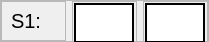
                      <widget class="QFrame" name="frame_58">
                       <property name="minimumSize">
                        <size>
                         <width>0</width>
                         <height>42</height>
                        </size>
                       </property>
                       <property name="maximumSize">
                        <size>
                         <width>16777215</width>
                         <height>42</height>
                        </size>
                       </property>
                       <property name="frameShape">
                        <enum>QFrame::StyledPanel</enum>
                       </property>
                       <property name="frameShadow">
                        <enum>QFrame::Raised</enum>
                       </property>
                       <layout class="QGridLayout" name="gridLayout_58">
                        <property name="leftMargin">
                         <number>0</number>
                        </property>
                        <property name="topMargin">
                         <number>0</number>
                        </property>
                        <property name="rightMargin">
                         <number>0</number>
                        </property>
                        <property name="bottomMargin">
                         <number>0</number>
                        </property>
                        <item row="0" column="0">
                         <widget class="QFrame" name="frame_54">
                          <property name="minimumSize">
                           <size>
                            <width>65</width>
                            <height>40</height>
                           </size>
                          </property>
                          <property name="maximumSize">
                           <size>
                            <width>65</width>
                            <height>40</height>
                           </size>
                          </property>
                          <property name="frameShape">
                           <enum>QFrame::StyledPanel</enum>
                          </property>
                          <property name="frameShadow">
                           <enum>QFrame::Raised</enum>
                          </property>
                          <layout class="QGridLayout" name="gridLayout_54">
                           <property name="topMargin">
                            <number>1</number>
                           </property>
                           <property name="bottomMargin">
                            <number>1</number>
                           </property>
                           <item row="0" column="0">
                            <widget class="QLabel" name="label_47">
                             <property name="maximumSize">
                              <size>
                               <width>16777215</width>
                               <height>20</height>
                              </size>
                             </property>
                             <property name="styleSheet">
                              <string notr="true">QLabel{
qproperty-alignment: AlignCenter;
font-size: 20px;
border: none;
}</string>
                             </property>
                             <property name="text">
                              <string>S1:</string>
                             </property>
                            </widget>
                           </item>
                          </layout>
                         </widget>
                        </item>
                        <item row="0" column="1">
                         <widget class="QFrame" name="frame_30">
                          <property name="minimumSize">
                           <size>
                            <width>65</width>
                            <height>45</height>
                           </size>
                          </property>
                          <property name="maximumSize">
                           <size>
                            <width>65</width>
                            <height>45</height>
                           </size>
                          </property>
                          <property name="frameShape">
                           <enum>QFrame::StyledPanel</enum>
                          </property>
                          <property name="frameShadow">
                           <enum>QFrame::Raised</enum>
                          </property>
                          <layout class="QGridLayout" name="gridLayout_50">
                           <property name="leftMargin">
                            <number>1</number>
                           </property>
                           <property name="topMargin">
                            <number>1</number>
                           </property>
                           <item row="0" column="0">
                            <widget class="QLineEdit" name="leXS1">
                             <property name="minimumSize">
                              <size>
                               <width>60</width>
                               <height>40</height>
                              </size>
                             </property>
                             <property name="maximumSize">
                              <size>
                               <width>60</width>
                               <height>40</height>
                              </size>
                             </property>
                             <property name="styleSheet">
                              <string notr="true">QLineEdit{
background-color: white;
border: 2px solid black;
font-color: black;
qproperty-alignment: AlignCenter;
font-size: 15px;
}</string>
                             </property>
                             <property name="text">
                              <string/>
                             </property>
                            </widget>
                           </item>
                          </layout>
                         </widget>
                        </item>
                        <item row="0" column="2">
                         <widget class="QFrame" name="frame_52">
                          <property name="minimumSize">
                           <size>
                            <width>65</width>
                            <height>45</height>
                           </size>
                          </property>
                          <property name="maximumSize">
                           <size>
                            <width>65</width>
                            <height>45</height>
                           </size>
                          </property>
                          <property name="frameShape">
                           <enum>QFrame::StyledPanel</enum>
                          </property>
                          <property name="frameShadow">
                           <enum>QFrame::Raised</enum>
                          </property>
                          <layout class="QGridLayout" name="gridLayout_52">
                           <property name="leftMargin">
                            <number>1</number>
                           </property>
                           <property name="topMargin">
                            <number>1</number>
                           </property>
                           <item row="0" column="0">
                            <widget class="QLineEdit" name="leYS1">
                             <property name="minimumSize">
                              <size>
                               <width>60</width>
                               <height>40</height>
                              </size>
                             </property>
                             <property name="maximumSize">
                              <size>
                               <width>60</width>
                               <height>40</height>
                              </size>
                             </property>
                             <property name="styleSheet">
                              <string notr="true">QLineEdit{
background-color: white;
border: 2px solid black;
font-color: black;
qproperty-alignment: AlignCenter;
font-size: 15px;
}</string>
                             </property>
                             <property name="text">
                              <string/>
                             </property>
                            </widget>
                           </item>
                          </layout>
                         </widget>
                        </item>
                       </layout>
                      </widget>
